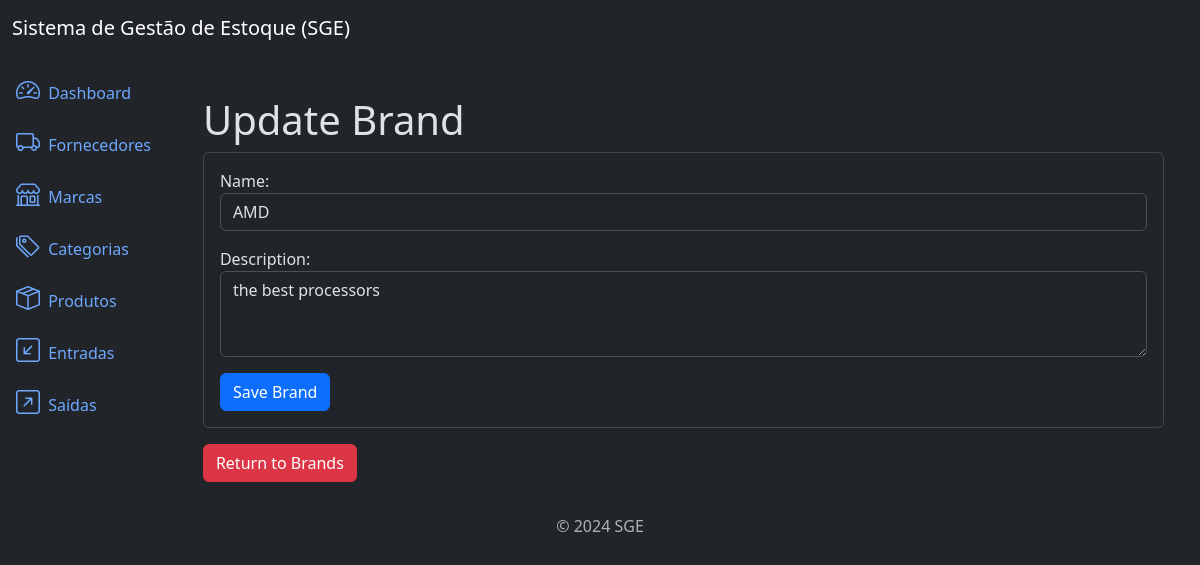
/brands/5/update/, run on an earlier commit of the app's database.
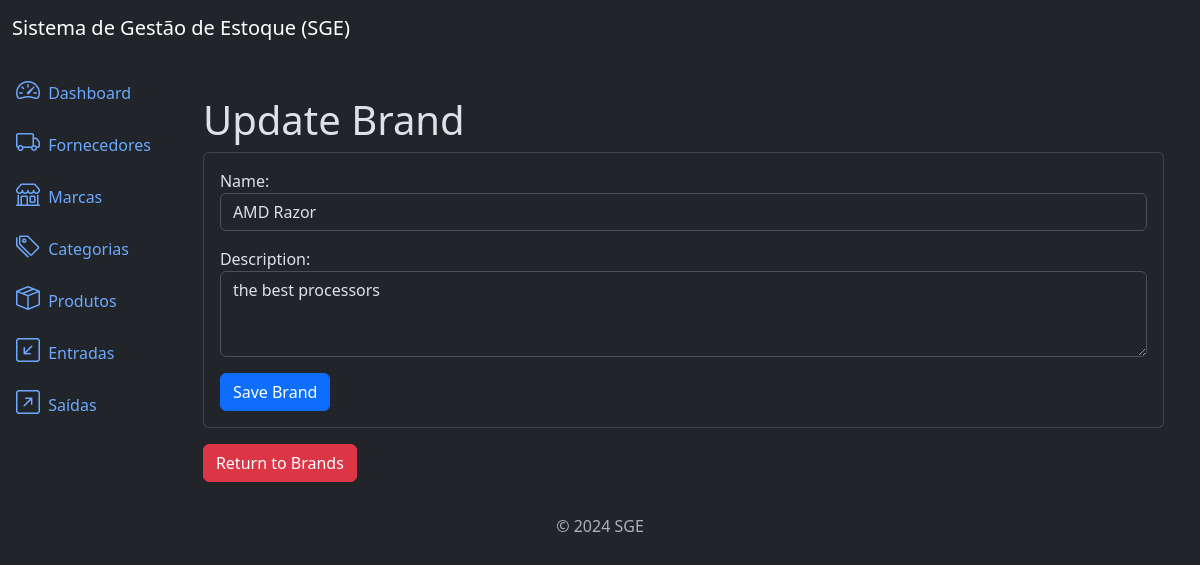
And on a later commit of the database.
### brands/models.py (models this page shows, shortened)
class Brand(models.Model):
    name = models.CharField(max_length=500)
    description = models.TextField(null=True, blank=True)
    created_at = models.DateTimeField(auto_now_add=True)
    updated_at = models.DateTimeField(auto_now=True)
    class Meta:
        ordering = ['name']

### brands/views.py (the view)
# urls.py: path('brands/<int:pk>/update/', views.BrandUpdateView.as_view(), name='brand_update'),
class BrandUpdateView(UpdateView):
    model = models.Brand
    template_name = 'brand_update.html'
    form_class = forms.BrandForm
    success_url = reverse_lazy('brand_list')

### brands/forms.py
class BrandForm(forms.ModelForm):
    class Meta:
        model = models.Brand
        fields = ['name', 'description']
        widgets = {
            'name': forms.TextInput(attrs={'class': 'form-control'}),
            'description': forms.Textarea(attrs={'class': 'form-control', 'rows': 3})
        }

### brands/templates/brand_update.html (shortened to what this page needs)
{% extends 'base.html' %}
{% block content %}
    <div class="container mt-4">
        <h3 class="display-6">Update Brand</h3>
        <div class="card">
            <div class="card-body">
                <form method="post" class="form">
                    {{ form.as_p }}
                    <button type="submit" class="btn btn-primary">Save Brand</button>
                </form>
            </div>
        </div>
        <a href="{% url 'brand_list' %}" class="btn btn-danger mt-3">Return to Brands</a>
    </div>
{% endblock %}

What changed in the data, as far as the page shows it:
changed Brand "the best processors": name "AMD" → "AMD Razor"
